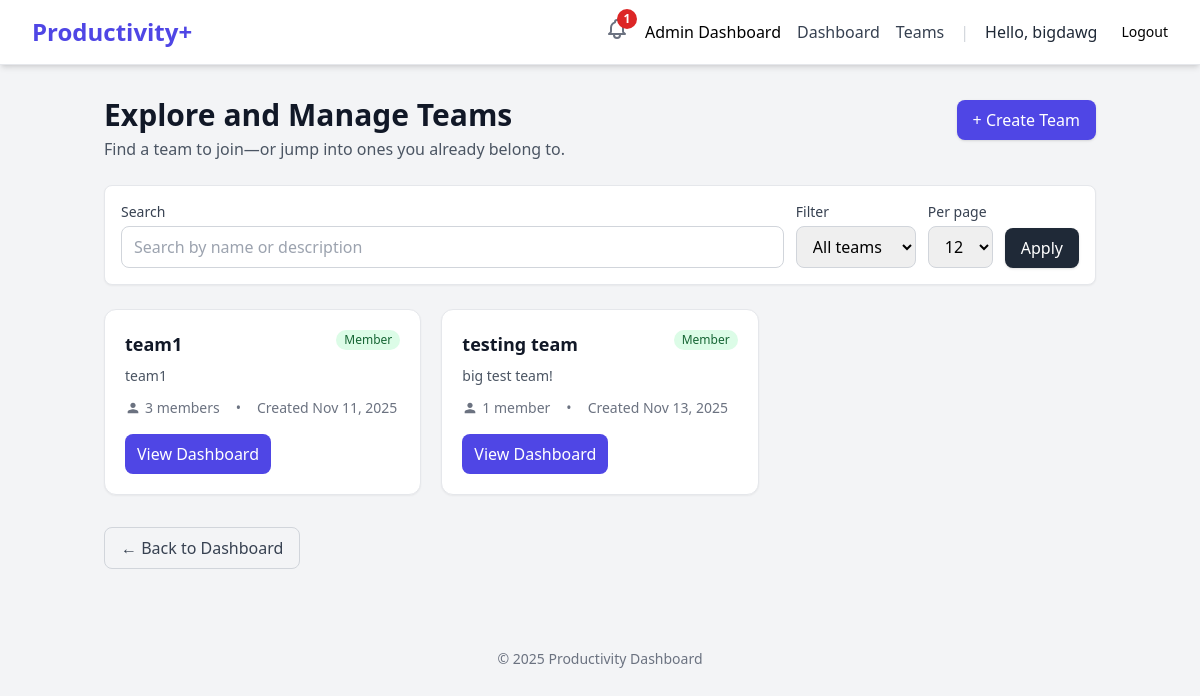
Screenshot of /teams/ (signed in) with the database file from the repository.
### users/models.py (models this page shows, shortened)
class CustomUser(AbstractUser):
    class Role(models.TextChoices):
        USER = 'USER', 'User'
        ADMIN = 'ADMIN', 'Admin'
    role = models.CharField(max_length=50, choices=Role.choices, default=Role.USER)
    email = models.EmailField(unique=True)
    created_at = models.DateTimeField(auto_now_add=True)

### teams/models.py (models this page shows, shortened)
class Team(models.Model):
    team_name = models.CharField(max_length=255)
    team_desc = models.TextField(blank=True, null=True, help_text="Description")
    members = models.ManyToManyField(
        settings.AUTH_USER_MODEL,
        through='TeamMember',
        related_name='teams'
    )
    created_at = models.DateTimeField(auto_now_add=True)

### teams/views.py (the view)
# urls.py: path('', views.team_list_view, name='team_list'),
@login_required
def team_list_view(request):
    q = (request.GET.get("q") or "").strip()
    filt = request.GET.get("filter", "all")  # all | mine | joinable
    per_page = int(request.GET.get("per_page") or 12)
    is_member_subq = TeamMember.objects.filter(
        team=OuterRef('pk'),
        user=request.user
    )
    teams = (
        Team.objects
        .annotate(
            member_count=Count('members', distinct=True),
            is_member=Exists(is_member_subq)
        )
        .order_by('team_name')
    )
    if q:
        teams = teams.filter(
            Q(team_name__icontains=q) | Q(team_desc__icontains=q)
        )
    if filt == "mine":
        teams = teams.filter(is_member=True)
    elif filt == "joinable":
        teams = teams.filter(is_member=False)
    paginator = Paginator(teams, per_page)
    page_number = request.GET.get("page")
    page_obj = paginator.get_page(page_number)
    context = {
        "page_title": "Explore and Manage Teams",
        "page_obj": page_obj,
        "q": q,
        "filter": filt,
        "per_page_options": [12, 24, 48],
    }
    return render(request, "teams/team_list.html", context)

### users/context_processors.py (called while the page is built)
def unread_notifications(request):
    if request.user.is_authenticated:
        notifications = Notification.objects.filter(
            user=request.user,
            is_read=False
        )
        return {
            'unread_notifications': notifications,
            'unread_notification_count': notifications.count()
        }
    return {}

### templates/teams/team_list.html (shortened to what this page needs)
{% extends "base.html" %}
{% block content %}
<div class="max-w-5xl mx-auto py-8 px-4">
  <div class="flex items-baseline justify-between gap-4 mb-6">
    <div>
      <h1 class="text-3xl font-bold text-gray-900">{{ page_title }}</h1>
      <p class="text-gray-600 mt-1">Find a team to join—or jump into ones you already belong to.</p>
    </div>
    <a href="{% url 'teams:team_create' %}"
       class="inline-flex items-center px-4 py-2 rounded-lg bg-indigo-600 text-white font-medium shadow hover:bg-indigo-700">
      + Create Team
    </a>
  </div>
  <form method="get" class="bg-white border border-gray-200 rounded-lg p-4 shadow-sm mb-6">
    <div class="flex flex-wrap items-end gap-3">
      <div class="flex-1 min-w-[240px]">
        <label class="block text-sm font-medium text-gray-700 mb-1">Search</label>
        <input type="text" name="q" value="{{ q|default:'' }}"
               placeholder="Search by name or description"
               class="w-full rounded-lg border border-gray-300 px-3 py-2 focus:outline-none focus:ring-2 focus:ring-indigo-500 focus:border-indigo-500">
      </div>
      <div>
        <label class="block text-sm font-medium text-gray-700 mb-1">Filter</label>
        <select name="filter"
                class="rounded-lg border border-gray-300 px-3 py-2 focus:outline-none focus:ring-2 focus:ring-indigo-500 focus:border-indigo-500">
          <option value="all" {% if filter == "all" %}selected{% endif %}>All teams</option>
        </select>
      </div>
      <div>
        <label class="block text-sm font-medium text-gray-700 mb-1">Per page</label>
        <select name="per_page"
            class="rounded-lg border border-gray-300 px-3 py-2 focus:outline-none focus:ring-2 focus:ring-indigo-500 focus:border-indigo-500">
            {% for n in per_page_options %}
                <option value="{{ n }}" {% if per_page|stringformat:"s" == n|stringformat:"s" %}selected{% endif %}>
                {{ n }}
                </option>
            {% endfor %}
        </select>
      </div>
      <div class="ml-auto">
        <button type="submit"
                class="inline-flex items-center px-4 py-2 rounded-lg bg-gray-800 text-white font-medium shadow hover:bg-gray-900">
          Apply
        </button>
      </div>
    </div>
  </form>
  {% if page_obj.object_list %}
    <div class="grid grid-cols-1 sm:grid-cols-2 lg:grid-cols-3 gap-5">
      {% for team in page_obj.object_list %}
        <div class="bg-white border border-gray-200 rounded-xl p-5 shadow-sm hover:shadow-md transition">
          <div class="flex items-start justify-between gap-3">
            <h3 class="text-lg font-semibold text-gray-900">{{ team.team_name }}</h3>
            {% if team.is_member %}
              <span class="inline-flex items-center px-2 py-0.5 text-xs font-medium rounded-full bg-green-100 text-green-800">
                Member
              </span>
            {% endif %}
          </div>
          <p class="text-sm text-gray-600 mt-2">
            {{ team.team_desc|default:"No description provided." }}
          </p>
          <div class="flex items-center gap-4 mt-3 text-sm text-gray-500">
            <span class="inline-flex items-center gap-1">
              <svg xmlns="http://www.w3.org/2000/svg" class="h-4 w-4" viewBox="0 0 24 24" fill="currentColor"><path d="M12 12c2.21 0 4-1.79 4-4S14.21 4 12 4 8 5.79 8 8s1.79 4 4 4zm0 2c-2.67 0-8 1.34-8 4v2h16v-2c0-2.66-5.33-4-8-4z"/></svg>
              {{ team.member_count }} member{% if team.member_count != 1 %}s{% endif %}
            </span>
            <span>•</span>
            <span>Created {{ team.created_at|date:"M j, Y" }}</span>
          </div>
          <div class="mt-4 flex gap-2">
            {% if team.is_member %}
              <a href="{% url 'teams:team_dashboard' team_id=team.id %}"
                 class="inline-flex items-center justify-center px-3 py-2 rounded-lg bg-indigo-600 text-white font-medium hover:bg-indigo-700">
                View Dashboard
              </a>
            {% else %}
              <a href="{% url 'teams:team_join' team_id=team.id %}"
                 class="inline-flex items-center justify-center px-3 py-2 rounded-lg bg-green-600 text-white font-medium hover:bg-green-700">
                Join Team
              </a>
            {% endif %}
          </div>
        </div>
      {% endfor %}
    </div>
  {% endif %}
  <div class="mt-8">
    <a href="{% url 'dashboard:dashboard_view' %}"
       class="inline-flex items-center px-4 py-2 rounded-lg border border-gray-300 text-gray-700 hover:bg-gray-50">
      ← Back to Dashboard
    </a>
  </div>
</div>
{% endblock %}

### templates/base.html (shortened to what this page needs)
{% load static %}
<!DOCTYPE html>
<html lang="en">
<head>
    <script src="https://cdn.tailwindcss.com"></script>
</head>
<body class="bg-gray-100 font-sans">
    <nav class="bg-white shadow-md border-b border-gray-200">
        <div class="max-w-7xl mx-auto px-4 sm:px-6 lg:px-8">
            <div class="flex justify-between items-center h-16">
                <div class="flex-shrink-0">
                    <a href="{% url 'index' %}" class="text-2xl font-bold text-indigo-600">Productivity+</a>
                </div>
                <div class="flex items-center space-x-4">
                    {% if user.is_authenticated %}
                    <div class="relative">
                        <button id="notification-bell" class="text-gray-500 hover:text-gray-700">
                        </button>
                        {% if unread_notification_count > 0 %}
                        <span class="absolute -top-2 -right-2 flex h-5 w-5 items-center justify-center rounded-full bg-red-600 text-xs font-bold text-white">
                            {{ unread_notification_count }}
                        </span>
                        {% endif %}
                        </div>
                        {% if request.user.role == "ADMIN" %}
                            <a href="{% url 'users:admin_dashboard' %}">Admin Dashboard</a>
                        {% endif %}
                        <a href="{% url 'dashboard:dashboard_view' %}" class="text-gray-700 hover:text-indigo-600">Dashboard</a>
                        <a href="{% url 'teams:team_list' %}" class="text-gray-700 hover:text-indigo-600">Teams</a>
                        <span class="text-gray-300">|</span>
                        <span class="text-gray-800 font-medium">Hello, {{ user.username }}</span>
                        <form method="post" action="{% url 'logout' %}" class="flex items-center">
                            <button type="submit" class="ml-2 button button-secondary-danger text-sm">
                                Logout
                            </button>
                        </form>
                    {% else %}
                        <a href="{% url 'login' %}" class="button button-primary">Login</a>
                        <a href="{% url 'register' %}" class="button button-secondary">Sign Up</a>
                    {% endif %}
                </div>
            </div>
        </div>
    </nav>
    <main>
        {% block content %}
        {% endblock %}
    </main>
    <footer class="text-center py-4 mt-8 text-gray-500 text-sm">
        &copy; {% now "Y" %} Productivity Dashboard
    </footer>
</body>
</html>

### rows the page displays
CustomUser: username "bigdawg"
Team: team_name "team1", shows "Member", team_desc "team1", member_count "3", created_at "Nov 11, 2025", shows "View Dashboard"
Team: team_name "testing team", shows "Member", team_desc "big test team!", member_count "1", created_at "Nov 13, 2025", shows "View Dashboard"

### other values shown
{{ unread_notification_count }} "1"
{{ page_title }} "Explore and Manage Teams"
form field per_page "12"
